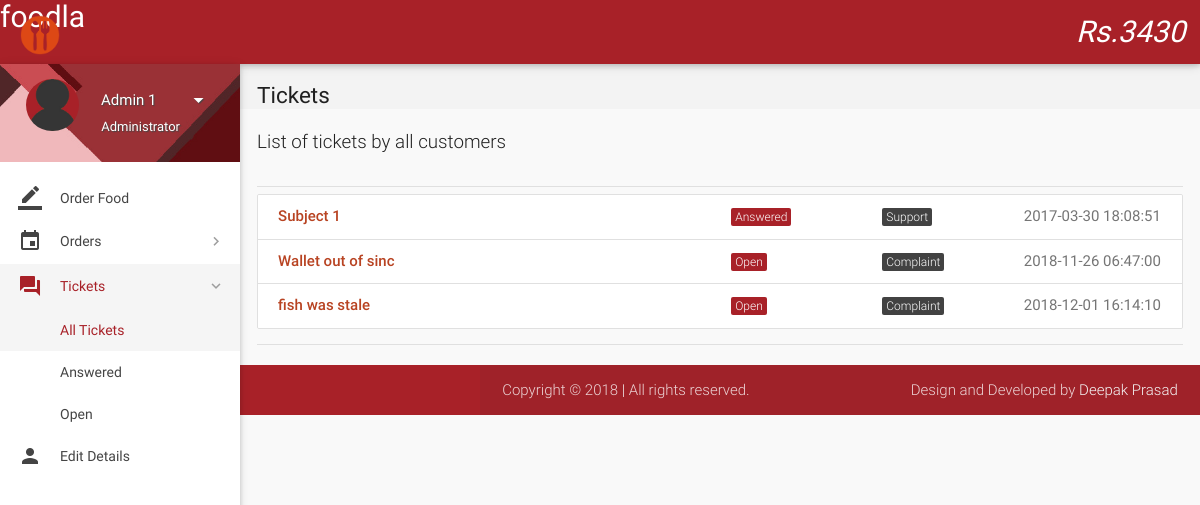
Page /all-tickets.php (signed in) on the committed database.
### tables this page shows
CREATE TABLE `wallet_details` (
  `id` int(11) NOT NULL,
  `wallet_id` int(11) NOT NULL,
  `number` varchar(16) NOT NULL,
  `cvv` int(3) NOT NULL,
  `balance` int(11) NOT NULL DEFAULT '2000'
);

CREATE TABLE `tickets` (
  `id` int(11) NOT NULL,
  `poster_id` int(11) NOT NULL,
  `subject` varchar(100) NOT NULL,
  `description` varchar(3000) NOT NULL,
  `status` varchar(8) NOT NULL DEFAULT 'Open',
  `type` varchar(30) NOT NULL DEFAULT 'Others',
  `date` datetime NOT NULL DEFAULT CURRENT_TIMESTAMP,
  `deleted` tinyint(4) NOT NULL DEFAULT '0'
);

### includes/wallet.php (called while the page is built)
<?php
$user_id=$_SESSION['user_id'];
$sql = mysqli_query($con, "SELECT * FROM wallet where customer_id = $user_id");
while($row1 = mysqli_fetch_array($sql)){
$wallet_id = $row1['id'];
}
$sql = mysqli_query($con, "SELECT * FROM wallet_details where wallet_id = $wallet_id");
while($row1 = mysqli_fetch_array($sql)){
$balance = $row1['balance'];
}
?>

### includes/connect.php (called while the page is built, shortened)
<?php
if(isset($_SESSION['name'])){
$name = $_SESSION['name'];
$role = $_SESSION['role'];}
?>

### all-tickets.php (the view, shortened to what this page needs)
<?php
include 'includes/connect.php';
include 'includes/wallet.php';
	if($_SESSION['admin_sid']==session_id())
	{
		?>
<!DOCTYPE html>
<html lang="en">
<head>
  <link href="css/materialize.min.css" type="text/css" rel="stylesheet" media="screen,projection">
  <link href="css/style.min.css" type="text/css" rel="stylesheet" media="screen,projection">
  <link href="css/custom/custom.min.css" type="text/css" rel="stylesheet" media="screen,projection">
  <link href="js/plugins/perfect-scrollbar/perfect-scrollbar.css" type="text/css" rel="stylesheet" media="screen,projection">
  <link href="js/plugins/data-tables/css/jquery.dataTables.min.css" type="text/css" rel="stylesheet" media="screen,projection">
</head>
<body>
  <header id="header" class="page-topbar">
        <div class="navbar-fixed">
            <nav class="navbar-color">
                <div class="nav-wrapper">
                    <ul class="left">
											<li><h1 class="logo-wrapper"><a href="index.php" class="brand-logo darken-1"><img src="images/logo.png" style="height:40px;width:40px;"alt="logo"></a> <span>foodla</span></h1></li>
                    </ul>
                    <ul class="right hide-on-med-and-down">
                        <li><a href="#" class="waves-effect waves-block waves-light"><i>Rs.<?php echo $balance;?></i></a>
                        </li>
                    </ul>
                </div>
            </nav>
        </div>
  </header>
  <div id="main">
    <div class="wrapper">
      <aside id="left-sidebar-nav">
        <ul id="slide-out" class="side-nav fixed leftside-navigation">
            <li class="user-details cyan darken-2">
            <div class="row">
                <div class="col col s4 m4 l4">
                    <img src="images/avatar.jpg" alt="" class="circle responsive-img valign profile-image">
                </div>
                <div class="col col s8 m8 l8">
                    <a class="btn-flat dropdown-button waves-effect waves-light white-text profile-btn" href="#" data-activates="profile-dropdown"><?php echo $name;?> <i class="mdi-navigation-arrow-drop-down right"></i></a>
                    <p class="user-roal"><?php echo $role;?></p>
                </div>
            </div>
            </li>
            <li class="bold"><a href="index.php" class="waves-effect waves-cyan"><i class="mdi-editor-border-color"></i> Order Food</a>
            </li>
                <li class="no-padding">
                    <ul class="collapsible collapsible-accordion">
                        <li class="bold"><a class="collapsible-header waves-effect waves-cyan"><i class="mdi-editor-insert-invitation"></i> Orders</a>
                        </li>
                    </ul>
                </li>
                <li class="no-padding">
                    <ul class="collapsible collapsible-accordion">
                        <li class="bold"><a class="collapsible-header waves-effect waves-cyan active"><i class="mdi-action-question-answer"></i> Tickets</a>
                            <div class="collapsible-body">
                                <ul>
								<li class="<?php
								if(!isset($_GET['status'])){
										echo 'active';
									}?>
									"><a href="all-tickets.php">All Tickets</a>
                                </li>
								<?php
									$sql = mysqli_query($con, "SELECT DISTINCT status FROM tickets;");
									while($row = mysqli_fetch_array($sql)){
                                    echo '<li class='.(isset($_GET['status'])?($status == $_GET['status'] ? 'active' : ''): '').'><a href="all-tickets.php?status='.$row['status'].'">'.$row['status'].'</a>
                                    </li>';
									}
									?>
                                </ul>
                            </div>
                        </li>
                    </ul>
                </li>
            <li class="bold"><a href="details.php" class="waves-effect waves-cyan"><i class="mdi-social-person"></i> Edit Details</a>
            </li>
        </ul>
        </aside>
      <section id="content">
        <div id="breadcrumbs-wrapper">
          <div class="container">
            <div class="row">
              <div class="col s12 m12 l12">
                <h5 class="breadcrumbs-title">Tickets</h5>
              </div>
            </div>
          </div>
        </div>
        <div class="container">
          <p class="caption">List of tickets by all customers</p>
          <div class="divider"></div>
									<div id="work-collections">
									<ul id="projects-collection" class="collection">
								<?php
									if(isset($_GET['status'])){
										$status = $_GET['status'];
									}
									else{
										$status = '%';
									}
									$sql = mysqli_query($con, "SELECT * FROM tickets WHERE status LIKE '$status';");
									while($row = mysqli_fetch_array($sql)){
									echo'<a href="view-ticket-admin.php?id='.$row['id'].'"class="collection-item">
                                        <div class="row">
                                            <div class="col s6">
                                                <p class="collections-title">'.$row['subject'].'</p>
                                            </div>
                                            <div class="col s2">
                                            <span class="task-cat cyan">'.$row['status'].'</span></div>
                                            <div class="col s2">
                                            <span class="task-cat grey darken-3">'.$row['type'].'</span></div>
                                            <div class="col s2">
                                            <span class="badge">'.$row['date'].'</span></div>
                                        </div>
                                    </a>';
									}
									?>
									</ul>
									</div>
            <div class="divider"></div>
          </div>
    </div>
  <footer class="page-footer">
    <div class="footer-copyright">
      <div class="container">
        <span>Copyright © 2018 <a class="grey-text text-lighten-4" href="#" target="_blank"> | </a> All rights reserved.</span>
        <span class="right"> Design and Developed by <a class="grey-text text-lighten-4" href="#">Deepak Prasad</a></span>
        </div>
    </div>
  </footer>
</body>
</html>
<?php
	}
?>

### rows in the picture
wallet_details: balance "3430"
tickets: subject "Subject 1", status "Answered", type "Support", date "2017-03-30 18:08:51"
tickets: subject "Wallet out of sinc", status "Open", type "Complaint", date "2018-11-26 06:47:00"
tickets: subject "fish was stale", status "Open", type "Complaint", date "2018-12-01 16:14:10"

### other values in the picture
$name "Admin 1"
$role "Administrator"
$row['status'] "Answered"
$row['status'] "Open"
